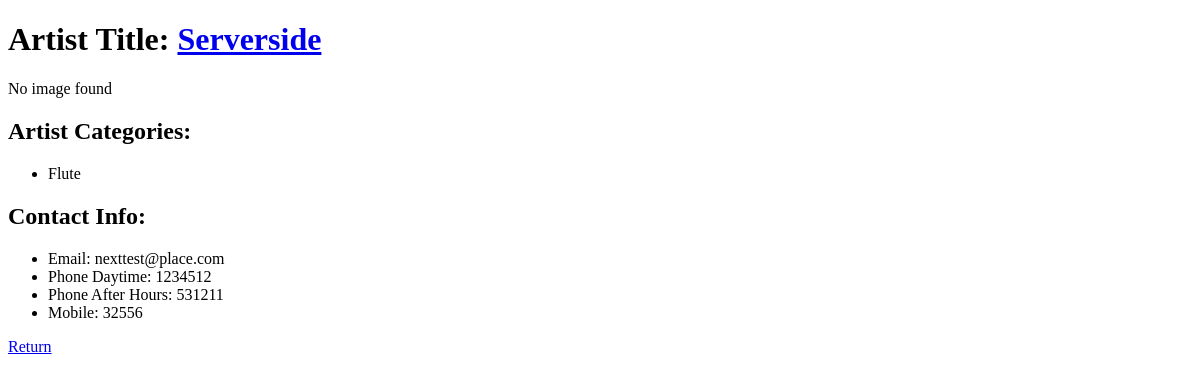
The app's page /site/artistDetails.php?artist_id=2, older data.
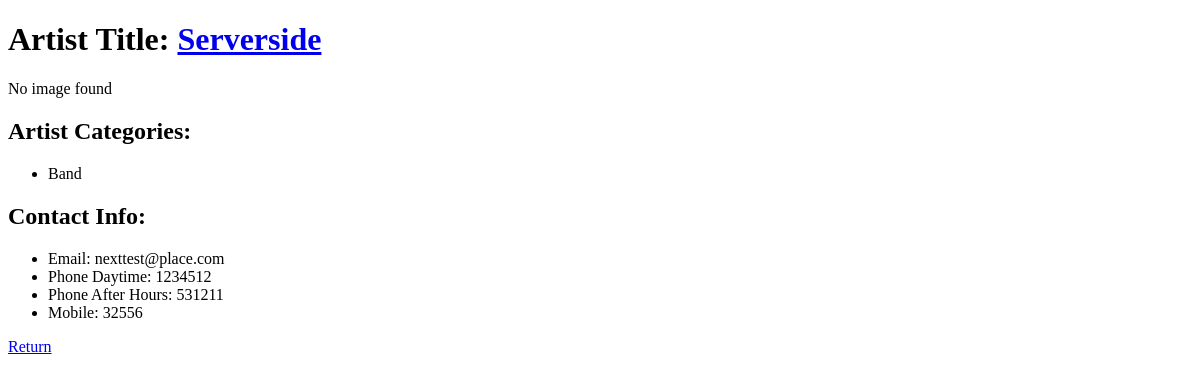
The same page, newer data.
### tables this page shows
CREATE TABLE Artist (
A_Id INTEGER PRIMARY KEY NOT NULL,
A_Title VARCHAR(100) NOT NULL,
A_Email VARCHAR(100),
A_PhoneDay VARCHAR(20),
A_PhoneAfter VARCHAR(20),
A_Mobile VARCHAR(20),
A_MainImageId INTEGER,
FOREIGN KEY(A_MainImageId) REFERENCES Image(Img_Id)
);

CREATE TABLE Category (
C_Id INTEGER PRIMARY KEY,
C_Name
);

### site/artistDetails.php (the view, shortened to what this page needs)
<!DOCTYPE html>
<html>
<head lang="en">
</head>
<body>
<?php
	include("db_connect.php");
	$artist_id = $_GET["artist_id"];
	$artist_row = $dbh->query("SELECT * FROM Artist WHERE A_Id = " . $artist_id)->fetch();
	echo "<h1>Artist Title: <a href='artistDetails.php?artist_id=" . $artist_id . "'>" . $artist_row["A_Title"] . "</a></h1>\n";
	$main_image = $dbh->query("SELECT Img_Ref FROM Image WHERE Img_Id IN (
								SELECT A_MainImageId FROM Artist WHERE A_Id = " . $artist_id . ")");
	$all_images = $dbh->query("SELECT Img_Ref FROM Image WHERE Img_Id IN (
								SELECT Img_Id FROM ArtistImage WHERE A_Id = " . $artist_id . ")");
	$image_count = $dbh->query("SELECT COUNT(*) FROM Image WHERE Img_Id IN (
								SELECT Img_Id FROM ArtistImage WHERE A_Id = " . $artist_id . ")")->fetch()[0];
	$main_image_row = $main_image->fetch(PDO::FETCH_ASSOC);
	if(!is_null($main_image_row["Img_Ref"]))
	{
		echo "<a href='artistDetails.php'><img src='../db/" . $main_image_row["Img_Ref"] . "'></a><br/>";
	}
	else if($image_count > 0)
	{
		$chosen_row = $all_images->fetch(PDO::FETCH_ASSOC);
		echo "<a href='artistDetails.php'><img src='../db/" . $chosen_row["Img_Ref"] . "'></a><br/>";
	}
	else
	{
		echo "<p>No image found</p>";
	}
	$artist_categories = $dbh->query("SELECT C_Name FROM Category WHERE C_Id IN (
										SELECT C_Id FROM ArtistCategory WHERE A_Id = " . $artist_id . ")");
	$category_count = $dbh->query("SELECT COUNT(*) FROM Category WHERE C_Id IN (
										SELECT C_Id FROM ArtistCategory WHERE A_Id = " . $artist_id . ")")->fetch()[0];
	echo "<h2>Artist Categories: </h2>\n<ul>\n";
	if($category_count == 0)
	{
		echo "None";
	}
	else if($category_count == 1)
	{
		echo "<li>" . $artist_categories->fetch()[0] . "</li>\n";
	}
	else
	{
		foreach ($artist_categories as $row)
		{
			echo "<li>" . $row["C_Name"] . "</li>\n";
		}
	}
	echo "</ul>";
	echo "<h2>Contact Info:</h2>\n<ul>\n
			<li>Email: " . $artist_row["A_Email"] . "</li>\n" .
			"<li>Phone Daytime: " . $artist_row["A_PhoneDay"] . "</li>\n" .
			"<li>Phone After Hours: " . $artist_row["A_PhoneAfter"] . "</li>\n" .
			"<li>Mobile: " . $artist_row["A_Mobile"] . "</li>\n" .
			"</ul>";
?>
<a href="artistList.php">Return</a>
</body>
</html>

Row changes from the older to the newer data that the page shows:
changed category: C_Name "Flute" → "Band"
